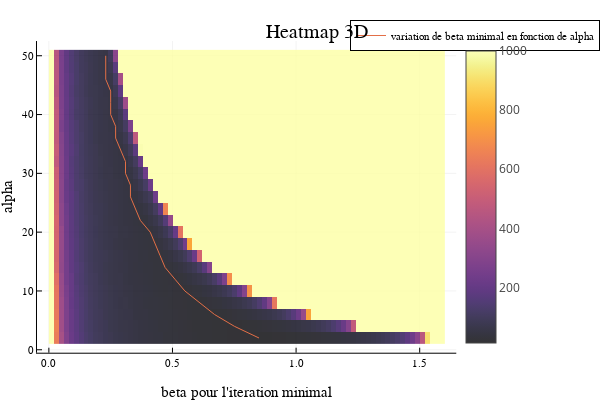

The notebook cell this image was saved under:
### Code cell
B=[]
for i in 1:length(alpha_values)
    beta_min_indices = argmin(iterations[i, :])
    beta_min=beta_values[beta_min_indices]
    push!(B,beta_min)
end
Bb=B
aa=alpha_values
plot!(Bb,aa, xlabel="beta pour l'iteration minimal",ylabel="alpha",label="variation de beta minimal en fonction de alpha")

### Figure 1 — Plotly figure (JSON) as saved in the notebook; plotly's stock layout.template omitted (floating-point values rounded to 4 significant figures; data arrays with more than 128 entries replaced by an {"elided": "..."} marker saying what was removed)
{"data": [{"colorbar": {"len": 0.8657, "title": {"text": ""}, "x": 0.7605, "y": 0.5087}, "colorscale": {"elided": "256x2 mixed values"}, "name": "y1", "showlegend": false, "showscale": true, "type": "heatmap", "x": [1.735e-18, 0.02, 0.04, 0.06, 0.08, 0.1, 0.12, 0.14, 0.16, 0.18, 0.2, 0.22, 0.24, 0.26, 0.28, 0.3, 0.32, 0.34, 0.36, 0.38, 0.4, 0.42, 0.44, 0.46, 0.48, 0.5, 0.52, 0.54, 0.56, 0.58, 0.6, 0.62, 0.64, 0.66, 0.68, 0.7, 0.72, 0.74, 0.76, 0.78, 0.8, 0.82, 0.84, 0.86, 0.88, 0.9, 0.92, 0.94, 0.96, 0.98, 1, 1.02, 1.04, 1.06, 1.08, 1.1, 1.12, 1.14, 1.16, 1.18, 1.2, 1.22, 1.24, 1.26, 1.28, 1.3, 1.32, 1.34, 1.36, 1.38, 1.4, 1.42, 1.44, 1.46, 1.48, 1.5, 1.52, 1.54, 1.56, 1.58, 1.6], "xaxis": "x", "y": [1, 3, 5, 7, 9, 11, 13, 15, 17, 19, 21, 23, 25, 27, 29, 31, 33, 35, 37, 39, 41, 43, 45, 47, 49, 51], "yaxis": "y", "z": {"elided": "25x80 int values"}, "zmax": 1000, "zmin": 13}, {"colorbar": {"len": 0.8657, "title": {"text": ""}, "x": 0.7605, "y": 0.5087}, "legendgroup": "variation de beta minimal en fonction de alpha", "line": {"color": "rgba(227, 111, 71, 1.000)", "dash": "solid", "shape": "linear", "width": 1}, "mode": "lines", "name": "variation de beta minimal en fonction de alpha", "showlegend": true, "type": "scatter", "x": [0.85, 0.75, 0.67, 0.61, 0.55, 0.51, 0.47, 0.45, 0.43, 0.41, 0.37, 0.35, 0.33, 0.33, 0.31, 0.31, 0.29, 0.27, 0.27, 0.25, 0.25, 0.25, 0.23, 0.23, 0.23], "xaxis": "x", "y": [2, 4, 6, 8, 10, 12, 14, 16, 18, 20, 22, 24, 26, 28, 30, 32, 34, 36, 38, 40, 42, 44, 46, 48, 50], "yaxis": "y", "zmax": 1000, "zmin": 13}], "layout": {"annotations": [{"font": {"color": "rgba(0, 0, 0, 1)", "family": "sans-serif", "size": 20}, "rotation": 0, "showarrow": false, "text": "Heatmap 3D", "x": 0.5275, "xanchor": "center", "xref": "paper", "y": 1, "yanchor": "top", "yref": "paper"}], "height": 400, "legend": {"bgcolor": "rgba(255, 255, 255, 1.000)", "bordercolor": "rgba(0, 0, 0, 1)", "borderwidth": 1, "font": {"color": "rgba(0, 0, 0, 1)", "family": "sans-serif", "size": 11}, "title": {"font": {"color": "rgba(0, 0, 0, 1)", "family": "sans-serif", "size": 15}, "text": ""}, "tracegroupgap": 0, "traceorder": "normal", "x": 1, "xanchor": "auto", "y": 1, "yanchor": "auto"}, "margin": {"b": 20, "l": 0, "r": 0, "t": 20}, "paper_bgcolor": "rgba(255, 255, 255, 1.000)", "plot_bgcolor": "rgba(255, 255, 255, 1.000)", "showlegend": true, "width": 600, "xaxis": {"anchor": "y", "domain": [0.06165, 0.7605], "gridcolor": "rgba(0, 0, 0, 0.1)", "gridwidth": 0.5, "linecolor": "rgba(0, 0, 0, 1)", "mirror": false, "range": [-0.048, 1.648], "showgrid": true, "showline": true, "showticklabels": true, "tickangle": 0, "tickcolor": "rgb(0, 0, 0)", "tickfont": {"color": "rgba(0, 0, 0, 1)", "family": "sans-serif", "size": 11}, "tickmode": "array", "ticks": "inside", "ticktext": ["0.0", "0.5", "1.0", "1.5"], "tickvals": [0, 0.5, 1, 1.5], "title": {"font": {"color": "rgba(0, 0, 0, 1)", "family": "sans-serif", "size": 15}, "text": "beta pour l'iteration minimal"}, "type": "linear", "visible": true, "zeroline": false, "zerolinecolor": "rgba(0, 0, 0, 1)"}, "yaxis": {"anchor": "x", "domain": [0.07581, 0.9415], "gridcolor": "rgba(0, 0, 0, 0.1)", "gridwidth": 0.5, "linecolor": "rgba(0, 0, 0, 1)", "mirror": false, "range": [-0.5, 52.5], "showgrid": true, "showline": true, "showticklabels": true, "tickangle": 0, "tickcolor": "rgb(0, 0, 0)", "tickfont": {"color": "rgba(0, 0, 0, 1)", "family": "sans-serif", "size": 11}, "tickmode": "array", "ticks": "inside", "ticktext": ["0", "10", "20", "30", "40", "50"], "tickvals": [0, 10, 20, 30, 40, 50], "title": {"font": {"color": "rgba(0, 0, 0, 1)", "family": "sans-serif", "size": 15}, "text": "alpha"}, "type": "linear", "visible": true, "zeroline": false, "zerolinecolor": "rgba(0, 0, 0, 1)"}}}
